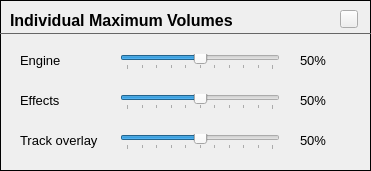
               <widget class="FrameContent" name="frmVolume">
                <property name="geometry">
                 <rect>
                  <x>10</x>
                  <y>0</y>
                  <width>371</width>
                  <height>171</height>
                 </rect>
                </property>
                <property name="frameShape">
                 <enum>QFrame::Box</enum>
                </property>
                <property name="frameShadow">
                 <enum>QFrame::Plain</enum>
                </property>
                <widget class="QFrame" name="frame_40">
                 <property name="geometry">
                  <rect>
                   <x>0</x>
                   <y>23</y>
                   <width>371</width>
                   <height>20</height>
                  </rect>
                 </property>
                 <property name="styleSheet">
                  <string notr="true">color: #666;</string>
                 </property>
                 <property name="frameShape">
                  <enum>QFrame::HLine</enum>
                 </property>
                 <property name="frameShadow">
                  <enum>QFrame::Plain</enum>
                 </property>
                </widget>
                <widget class="HelpButton" name="hpbSoundVolumes">
                 <property name="geometry">
                  <rect>
                   <x>340</x>
                   <y>10</y>
                   <width>18</width>
                   <height>18</height>
                  </rect>
                 </property>
                 <property name="maximumSize">
                  <size>
                   <width>18</width>
                   <height>18</height>
                  </size>
                 </property>
                 <property name="text">
                  <string/>
                 </property>
                </widget>
                <widget class="QLabel" name="label_159">
                 <property name="geometry">
                  <rect>
                   <x>10</x>
                   <y>10</y>
                   <width>261</width>
                   <height>21</height>
                  </rect>
                 </property>
                 <property name="font">
                  <font>
                   <pointsize>12</pointsize>
                   <weight>75</weight>
                   <bold>true</bold>
                  </font>
                 </property>
                 <property name="text">
                  <string>Individual Maximum Volumes</string>
                 </property>
                </widget>
                <widget class="QLabel" name="label_162">
                 <property name="geometry">
                  <rect>
                   <x>20</x>
                   <y>50</y>
                   <width>131</width>
                   <height>21</height>
                  </rect>
                 </property>
                 <property name="font">
                  <font>
                   <pointsize>10</pointsize>
                  </font>
                 </property>
                 <property name="text">
                  <string>Engine</string>
                 </property>
                </widget>
                <widget class="QLabel" name="label_163">
                 <property name="geometry">
                  <rect>
                   <x>20</x>
                   <y>130</y>
                   <width>131</width>
                   <height>21</height>
                  </rect>
                 </property>
                 <property name="font">
                  <font>
                   <pointsize>10</pointsize>
                  </font>
                 </property>
                 <property name="text">
                  <string>Track overlay</string>
                 </property>
                </widget>
                <widget class="QLabel" name="label_164">
                 <property name="geometry">
                  <rect>
                   <x>20</x>
                   <y>90</y>
                   <width>121</width>
                   <height>21</height>
                  </rect>
                 </property>
                 <property name="font">
                  <font>
                   <pointsize>10</pointsize>
                  </font>
                 </property>
                 <property name="text">
                  <string>Effects</string>
                 </property>
                </widget>
                <widget class="QLabel" name="lblEngineVolume">
                 <property name="geometry">
                  <rect>
                   <x>300</x>
                   <y>50</y>
                   <width>41</width>
                   <height>21</height>
                  </rect>
                 </property>
                 <property name="font">
                  <font>
                   <pointsize>10</pointsize>
                  </font>
                 </property>
                 <property name="text">
                  <string>50%</string>
                 </property>
                </widget>
                <widget class="QSlider" name="sliderEngineVolume">
                 <property name="geometry">
                  <rect>
                   <x>120</x>
                   <y>54</y>
                   <width>160</width>
                   <height>16</height>
                  </rect>
                 </property>
                 <property name="maximum">
                  <number>100</number>
                 </property>
                 <property name="value">
                  <number>50</number>
                 </property>
                 <property name="orientation">
                  <enum>Qt::Horizontal</enum>
                 </property>
                 <property name="tickPosition">
                  <enum>QSlider::TicksBelow</enum>
                 </property>
                </widget>
                <widget class="QSlider" name="sliderEffectsVolume">
                 <property name="geometry">
                  <rect>
                   <x>120</x>
                   <y>94</y>
                   <width>160</width>
                   <height>16</height>
                  </rect>
                 </property>
                 <property name="maximum">
                  <number>100</number>
                 </property>
                 <property name="value">
                  <number>50</number>
                 </property>
                 <property name="orientation">
                  <enum>Qt::Horizontal</enum>
                 </property>
                 <property name="tickPosition">
                  <enum>QSlider::TicksBelow</enum>
                 </property>
                </widget>
                <widget class="QSlider" name="sliderOverlayVolume">
                 <property name="geometry">
                  <rect>
                   <x>120</x>
                   <y>134</y>
                   <width>160</width>
                   <height>16</height>
                  </rect>
                 </property>
                 <property name="maximum">
                  <number>100</number>
                 </property>
                 <property name="value">
                  <number>50</number>
                 </property>
                 <property name="orientation">
                  <enum>Qt::Horizontal</enum>
                 </property>
                 <property name="tickPosition">
                  <enum>QSlider::TicksBelow</enum>
                 </property>
                </widget>
                <widget class="QLabel" name="lblOverlayVolume">
                 <property name="geometry">
                  <rect>
                   <x>300</x>
                   <y>130</y>
                   <width>41</width>
                   <height>21</height>
                  </rect>
                 </property>
                 <property name="font">
                  <font>
                   <pointsize>10</pointsize>
                  </font>
                 </property>
                 <property name="text">
                  <string>50%</string>
                 </property>
                </widget>
                <widget class="QLabel" name="lblEffectsVolume">
                 <property name="geometry">
                  <rect>
                   <x>300</x>
                   <y>90</y>
                   <width>41</width>
                   <height>21</height>
                  </rect>
                 </property>
                 <property name="font">
                  <font>
                   <pointsize>10</pointsize>
                  </font>
                 </property>
                 <property name="text">
                  <string>50%</string>
                 </property>
                </widget>
               </widget>
